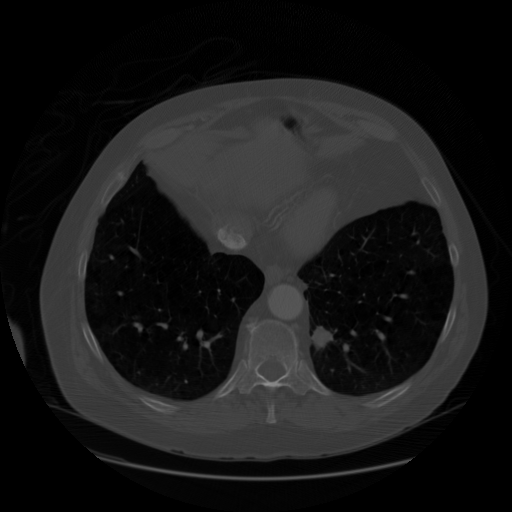
#> input picture Dashboard/Sample/0041_slice049.png, 512 x 512 px
$ python -i preprocess_lung.py   (imports and definitions only)
#> lines starting #> are read from the running program, lines starting #| are printed output that depends on the picture; after the words box and inside, x2 and y2 are one past the last pixel; in counts of white or black regions, pixels touching at a corner belong together
#> further down, picture is the input picture: shape (512, 512); min 0, max 144, mean 24.2
import cv2
import numpy as np
import matplotlib.pyplot as plt

from medpy.filter.smoothing import anisotropic_diffusion
from scipy.ndimage import median_filter, binary_fill_holes
from skimage import measure, morphology
from sklearn.cluster import KMeans


def png_to_hu(png_u16):
    x4095 = (png_u16.astype(np.float32) / 65535.0) * 4095.0
    return x4095 - 1024.0


# [5 lines left out: function window, not called in this run]


def resize_to_256(img, size=256):
    return cv2.resize(img, (size, size), interpolation=cv2.INTER_AREA)


# [46 lines left out: functions apply_lung_mask, keep_largest_two_components, crop_to_mask_square, not called in this run]


def segment_lung_mask(img01):
    #Strict lung-only mask.

    img = img01.copy()

    mean = np.mean(img)
#> mean = 24.21
    std = np.std(img) + 1e-8
#> std = 28.73
    img = (img - mean) / std
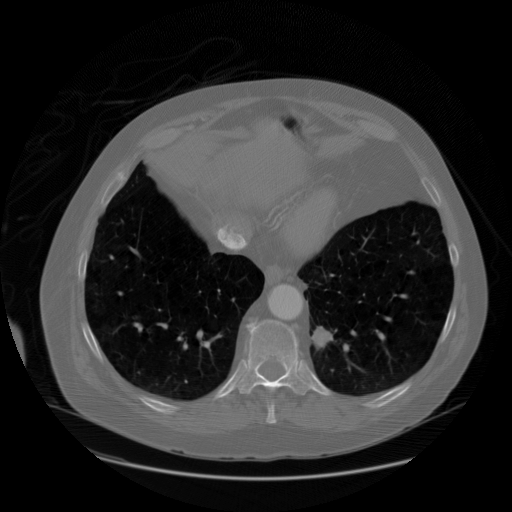
#> img: shape (512, 512) float64; min -0.843, max 4.17, mean -5.55e-17; drawn with min black and max white

    h, w = img.shape
#> h = 512; w = 512
    y0, y1 = int(0.2 * h), int(0.8 * h)
#> y0 = 102; y1 = 409
    x0, x1 = int(0.2 * w), int(0.8 * w)
#> x0 = 102; x1 = 409
    middle = img[y0:y1, x0:x1]
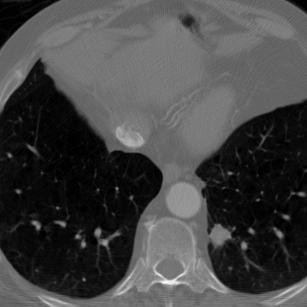
#> middle: shape (307, 307) float64; min -0.843, max 4.17, mean 0.518; drawn with min black and max white

    middle_mean = np.mean(middle)
#> middle_mean = 0.518
    max_val = np.max(img)
#> max_val = 4.17
    min_val = np.min(img)
#> min_val = -0.843

    img[img == max_val] = middle_mean
#> img: shape (512, 512) float64; under 0.01% of pixels changed, all inside (x1, y1, x2, y2) = (267, 384, 268, 385)
    img[img == min_val] = middle_mean
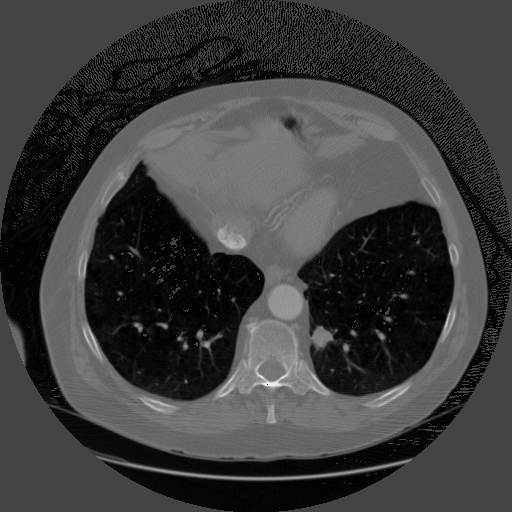
#> img: shape (512, 512) float64; min -0.808, max 4.1, mean 0.378; drawn with min black and max white

    img = median_filter(img, size=3)
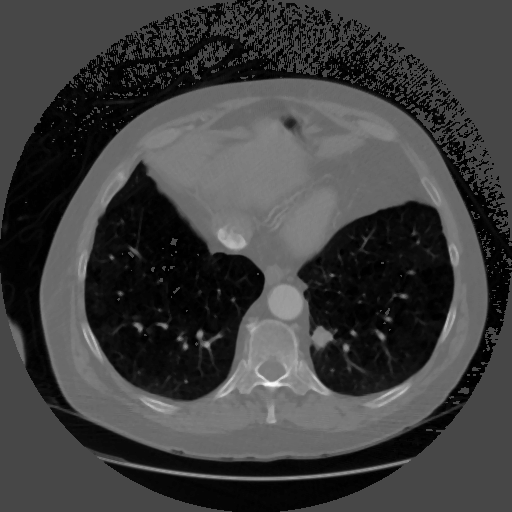
#> img: shape (512, 512) float64; min -0.808, max 3.93, mean 0.369; drawn with min black and max white
#> (the run stopped early here; a loop or call above may not have finished)
